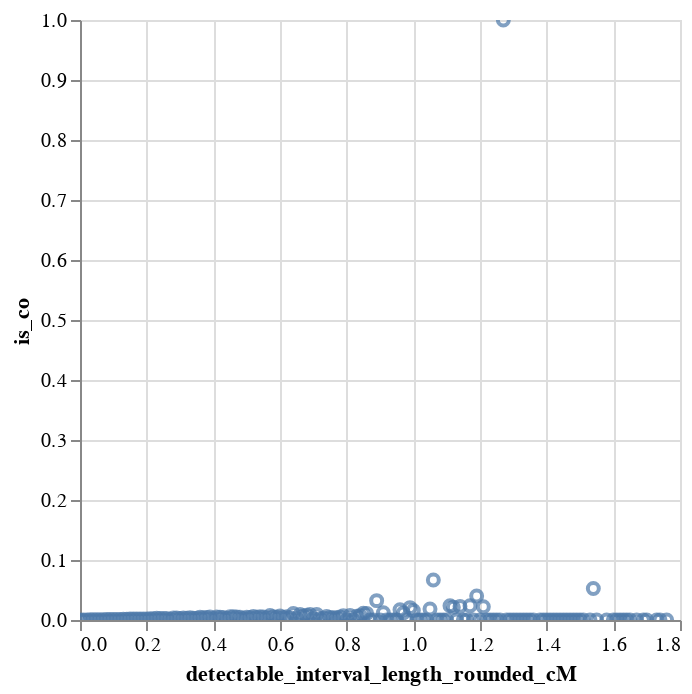

The code cell stored with this chart in its notebook:
### Markdown cell above
### Only detectable interval

### Code cell
N = 1e-2

(dense_reads_with_detection_df
    .select(
        (((pl.col("CO_active_interval_end_cM") - pl.col("CO_active_interval_start_cM")) // N).round() * N).alias("detectable_interval_length_rounded_cM"),
        (
            pl.col("high_quality_classification_in_detectable_class").is_not_null() & \
            (pl.col("high_quality_classification_in_detectable_class") == "CO")
        ).cast(pl.Int32).alias("is_co"),
    )
    .group_by("detectable_interval_length_rounded_cM")
    .agg(pl.col("is_co").mean())
    .sort("detectable_interval_length_rounded_cM")
    .plot.scatter(x="detectable_interval_length_rounded_cM", y="is_co")
)

### Figure 1 — Vega-Lite specification as saved in the notebook (floating-point values rounded to 4 significant figures; data arrays with more than 128 entries replaced by an {"elided": "..."} marker saying what was removed)
{"config": {"view": {"continuousWidth": 300, "continuousHeight": 300}}, "data": {"name": "data-fe6d6cc60e3618246b5e96f7aa597981"}, "mark": {"type": "point", "tooltip": true}, "encoding": {"x": {"field": "detectable_interval_length_rounded_cM", "type": "quantitative"}, "y": {"field": "is_co", "type": "quantitative"}}, "params": [{"name": "param_4", "select": {"type": "interval", "encodings": ["x", "y"]}, "bind": "scales"}], "$schema": "https://vega.github.io/schema/vega-lite/v5.20.1.json", "datasets": {"data-fe6d6cc60e3618246b5e96f7aa597981": {"elided": "167 records"}}}
